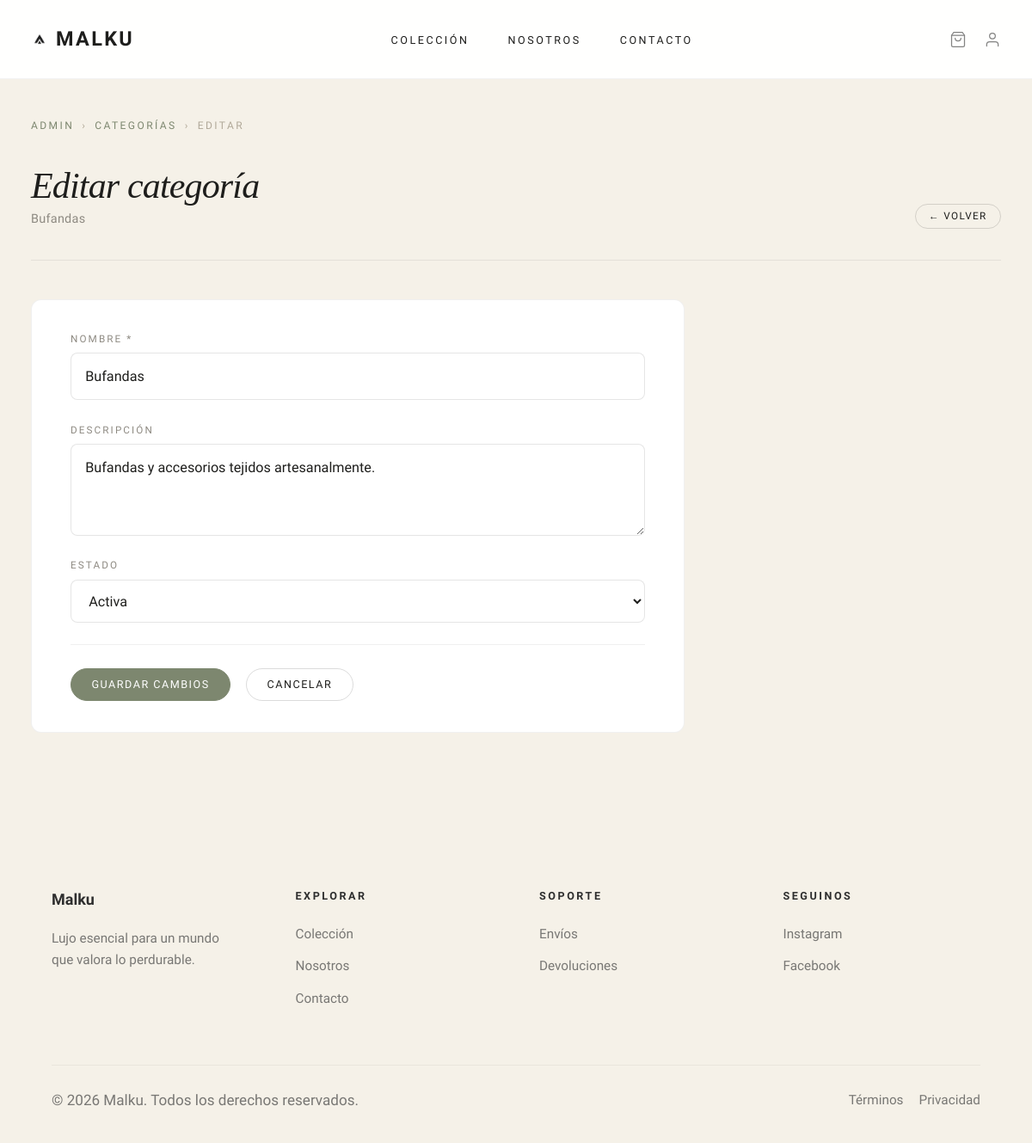
Screenshot of /public/admin/categorias/editar/3 (signed in) with the database file from the repository.
### tables this page shows
CREATE TABLE `categorias` (
  `id` int(11) NOT NULL,
  `nombre` varchar(100) NOT NULL,
  `slug` varchar(120) NOT NULL,
  `descripcion` text DEFAULT NULL,
  `imagen` varchar(255) DEFAULT NULL,
  `estado` enum('activa','oculta') DEFAULT 'activa',
  `fecha_creacion` timestamp NOT NULL DEFAULT current_timestamp()
);

### app/controllers/admin/CategoriaAdminController.php (called while the page is built, shortened)
<?php
require_once __DIR__ . '/../../repositories/CategoriaRepository.php';
class CategoriaAdminController
{
    private $repo;
    public function __construct()
    {
        $this->repo = new CategoriaRepository();
    }
    public function editar($id)
    {
        $categoria = $this->repo->obtenerPorId($id);
        require_once __DIR__ . '/../../views/admin/categorias/editar.php';
    }
}

### public/index.php (called while the page is built, shortened)
<?php
require_once __DIR__ .
    '/../routes/web.php';

### config/database.php (called while the page is built, shortened)
<?php
class Database
{
    private $HOST = 'localhost';
    private $DB_NAME = 'malku';
    private $USER = 'root';
    private $PASSWORD = '';
    private $CHARSET = 'utf8mb4';
    public function conectar()
    {
        try {
            $DSN = "mysql:host={$this->HOST};dbname={$this->DB_NAME};charset={$this->CHARSET}";
            $this->conexion = new PDO(
                $DSN,
                $this->USER,
                $this->PASSWORD
            );
            $this->conexion->setAttribute(
                PDO::ATTR_ERRMODE,
                PDO::ERRMODE_EXCEPTION
            );
            $this->conexion->setAttribute(
                PDO::ATTR_DEFAULT_FETCH_MODE,
                PDO::FETCH_ASSOC
            );
            $this->conexion->setAttribute(
                PDO::ATTR_EMULATE_PREPARES,
                false
            );
            return $this->conexion;
        } catch (PDOException $error) {
            die(
                'Error de conexión a la base de datos: ' .
                $error->getMessage()
            );
        }
    }
}

### app/repositories/CategoriaRepository.php (called while the page is built, shortened)
<?php
require_once __DIR__ . '/../../config/database.php';
class CategoriaRepository
{
    private $db;
    public function __construct()
    {
        $this->db = (new Database())->conectar();
    }
    public function obtenerPorId($id)
    {
        $stmt = $this->db->prepare("SELECT * FROM categorias WHERE id = :id LIMIT 1");
        $stmt->execute([':id' => $id]);
        return $stmt->fetch(PDO::FETCH_ASSOC);
    }
}

### app/views/admin/categorias/editar.php (the view, shortened to what this page needs)
<?php require_once __DIR__ . '/../../layouts/header.php'; ?>
<main class="admin-page">
<div class="admin-wrap">
    <nav class="admin-breadcrumb">
        <a href="<?= BASE_URL ?>/admin">Admin</a>
        <span>›</span>
        <a href="<?= BASE_URL ?>/admin/categorias">Categorías</a>
        <span>›</span>
        <span>Editar</span>
    </nav>
    <div class="admin-page-header">
        <div>
            <h1 class="admin-page-title">Editar categoría</h1>
            <p class="admin-page-subtitle"><?= htmlspecialchars($categoria['nombre']) ?></p>
        </div>
        <a href="<?= BASE_URL ?>/admin/categorias" class="btn-admin-secondary btn-admin-sm">← Volver</a>
    </div>
    <form method="POST" action="<?= BASE_URL ?>/admin/categorias/actualizar" class="admin-form">
        <div class="form-field">
            <label for="nombre">Nombre *</label>
            <input type="text" id="nombre" name="nombre" required value="<?= htmlspecialchars($categoria['nombre']) ?>">
        </div>
        <div class="form-field">
            <label for="descripcion">Descripción</label>
            <textarea id="descripcion" name="descripcion" rows="3"><?= htmlspecialchars($categoria['descripcion'] ?? '') ?></textarea>
        </div>
        <div class="form-field">
            <label for="estado">Estado</label>
            <select id="estado" name="estado">
                <option value="activa" <?= $categoria['estado'] === 'activa' ? 'selected' : '' ?>>Activa</option>
            </select>
        </div>
        <div class="form-actions">
            <button type="submit" class="btn-admin">Guardar cambios</button>
            <a href="<?= BASE_URL ?>/admin/categorias" class="btn-admin-secondary">Cancelar</a>
        </div>
    </form>
</div>
</main>
<?php require_once __DIR__ . '/../../layouts/footer.php'; ?>

### public/assets/css/admin/admin.css (style rules this page uses)
.admin-page { min-height: calc(100vh - 72px); background: #f5f1e8; padding: 2.5rem 2rem 5rem; }
.admin-wrap { max-width: 1240px; margin: 0 auto; }
.admin-breadcrumb { display: flex; align-items: center; gap: 0.5rem; font-size: 0.67rem; letter-spacing: 0.2em; text-transform: uppercase; color: #b0a898; margin-bottom: 2rem; }
.admin-breadcrumb a { color: #7d876f; text-decoration: none; transition: opacity 0.2s; }
.admin-page-header { display: flex; align-items: flex-end; justify-content: space-between; gap: 1.5rem; margin-bottom: 2.5rem; flex-wrap: wrap; padding-bottom: 2rem; border-bottom: 1px solid rgba(0, 0, 0, 0.07); }
.admin-page-title { font-family: 'Cormorant Garamond', serif; font-style: italic; font-weight: 300; font-size: clamp(2rem, 3.5vw, 2.8rem); color: #1e1e1c; margin: 0 0 0.2rem; letter-spacing: -0.02em; line-height: 1.1; }
.admin-page-subtitle { font-size: 0.8rem; color: #8e8a82; margin: 0; letter-spacing: 0.02em; }
.btn-admin, .btn-admin-secondary, .btn-admin-danger { display: inline-flex; align-items: center; gap: 0.4rem; padding: 0.65rem 1.3rem; border-radius: 999px; font-size: 0.7rem; font-weight: 500; letter-spacing: 0.12em; text-transform: uppercase; text-decoration: none; cursor: pointer; border: 1px solid transparent; transition: background 0.2s ease, transform 0.2s ease, opacity 0.2s ease; white-space: nowrap; font-family: inherit; line-height: 1; }
.btn-admin { background: #7d876f; color: #fff; border-color: #7d876f; }
.btn-admin-secondary { background: transparent; color: #1e1e1c; border-color: rgba(0, 0, 0, 0.14); }
.btn-admin-sm { padding: 0.4rem 0.85rem; font-size: 0.65rem; }
.admin-form { background: #fff; border: 1px solid rgba(0, 0, 0, 0.06); border-radius: 12px; padding: 2rem 2.5rem; max-width: 760px; }
.form-field { display: flex; flex-direction: column; gap: 0.4rem; margin-bottom: 1.4rem; }
.form-field label { font-size: 0.65rem; font-weight: 500; letter-spacing: 0.18em; text-transform: uppercase; color: #8e8a82; }
.form-field input, .form-field select, .form-field textarea { padding: 0.75rem 0.9rem; border: 1px solid rgba(0, 0, 0, 0.1); border-radius: 8px; font-size: 0.9rem; color: #1e1e1c; background: #fff; transition: border-color 0.2s ease, box-shadow 0.2s ease; font-family: inherit; width: 100%; box-sizing: border-box; }
.form-field textarea { resize: vertical; min-height: 100px; line-height: 1.6; }
.form-actions { display: flex; align-items: center; gap: 1rem; padding-top: 1.5rem; border-top: 1px solid rgba(0, 0, 0, 0.06); margin-top: 0.5rem; }

### public/assets/css/global/variables.css (style rules this page uses)
:root { --primary: #79836d; --secondary: #75786e; --tertiary: #927985; --neutral: #787774; --bone: #F5F1E8; --white: #ffffff; }

### public/assets/css/global/base.css (style rules this page uses)
html { font-size: 18px; scroll-behavior: smooth; }
body { font-family: 'Work Sans', sans-serif; background-color: #F5F1E8; color: #787774; line-height: 1.6; }
a { text-decoration: none; color: inherit; transition: all var(--transition); }
button, input, textarea, select { font-family: inherit; }

### public/assets/css/global/tipografia.css (style rules this page uses)
h1, h2, h3, h4 { font-weight: 300; color: #2e2e2e; }
h1 { font-size: 4.5rem; letter-spacing: -1px; }
p { font-size: 0.95rem; color: var(--neutral); }

### rows the page displays
categorias: nombre "Bufandas", descripcion "Bufandas y accesorios tejidos artesanalmente.", estado "Activa"
